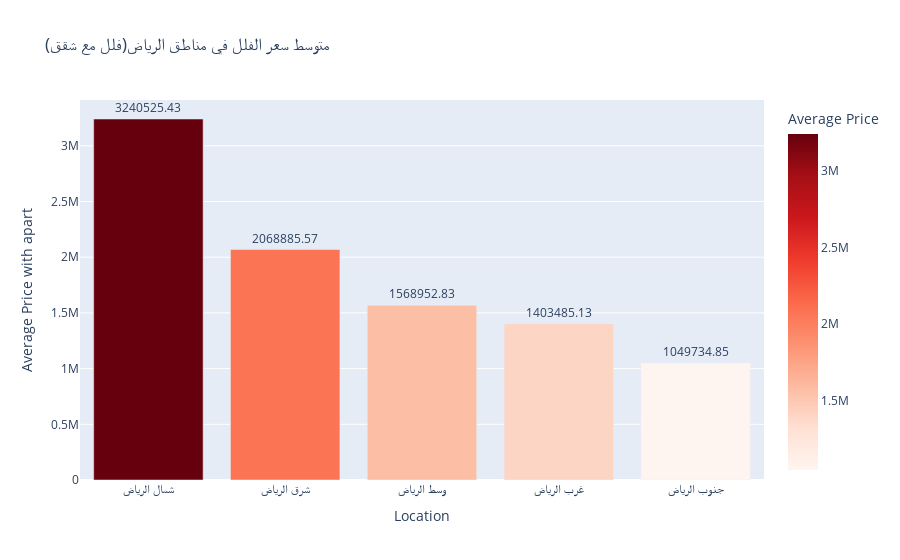

This figure's notebook cell:
### Code cell
top_5_locations = vill_with_apart.groupby('location')['price'].mean().nlargest(5).reset_index()

# Plotting with Plotly
fig = px.bar(top_5_locations, 
             x='location', 
             y='price', 
             color='price', 
             color_continuous_scale='Reds',
             title='متوسط سعر الفلل في مناطق الرياض(فلل مع شقق)',
             labels={'price': 'Average Price', 'location': 'Location'},
             text='price')

# Show the plot
fig.update_traces(texttemplate='%{text:.2f}', textposition='outside')
fig.update_layout(xaxis=dict(title='Location'), 
                  yaxis=dict(title='Average Price with apart'),
                  showlegend=False)
fig.show()

### Figure 1 — Plotly figure (JSON) as saved in the notebook; plotly's stock layout.template omitted (floating-point values rounded to 4 significant figures)
{"data": [{"alignmentgroup": "True", "hovertemplate": "Location=%{x}<br>Average Price=%{marker.color}<extra></extra>", "legendgroup": "", "marker": {"color": [3241000.0, 2069000.0, 1569000.0, 1403000.0, 1050000.0], "coloraxis": "coloraxis", "pattern": {"shape": ""}}, "name": "", "offsetgroup": "", "orientation": "v", "showlegend": false, "text": [3241000.0, 2069000.0, 1569000.0, 1403000.0, 1050000.0], "textposition": "outside", "texttemplate": "%{text:.2f}", "type": "bar", "x": ["شمال الرياض", "شرق الرياض", "وسط الرياض", "غرب الرياض", "جنوب الرياض"], "xaxis": "x", "y": [3241000.0, 2069000.0, 1569000.0, 1403000.0, 1050000.0], "yaxis": "y"}], "layout": {"autosize": true, "barmode": "relative", "coloraxis": {"colorbar": {"title": {"text": "Average Price"}}, "colorscale": [[0, "rgb(255,245,240)"], [0.125, "rgb(254,224,210)"], [0.25, "rgb(252,187,161)"], [0.375, "rgb(252,146,114)"], [0.5, "rgb(251,106,74)"], [0.625, "rgb(239,59,44)"], [0.75, "rgb(203,24,29)"], [0.875, "rgb(165,15,21)"], [1, "rgb(103,0,13)"]]}, "legend": {"tracegroupgap": 0}, "showlegend": false, "title": {"text": "متوسط سعر الفلل في مناطق الرياض(فلل مع شقق)"}, "xaxis": {"anchor": "y", "autorange": true, "domain": [0, 1], "range": [-0.5, 4.5], "title": {"text": "Location"}, "type": "category"}, "yaxis": {"anchor": "x", "autorange": true, "domain": [0, 1], "range": [0, 3411000.0], "title": {"text": "Average Price with apart"}, "type": "linear"}}}
